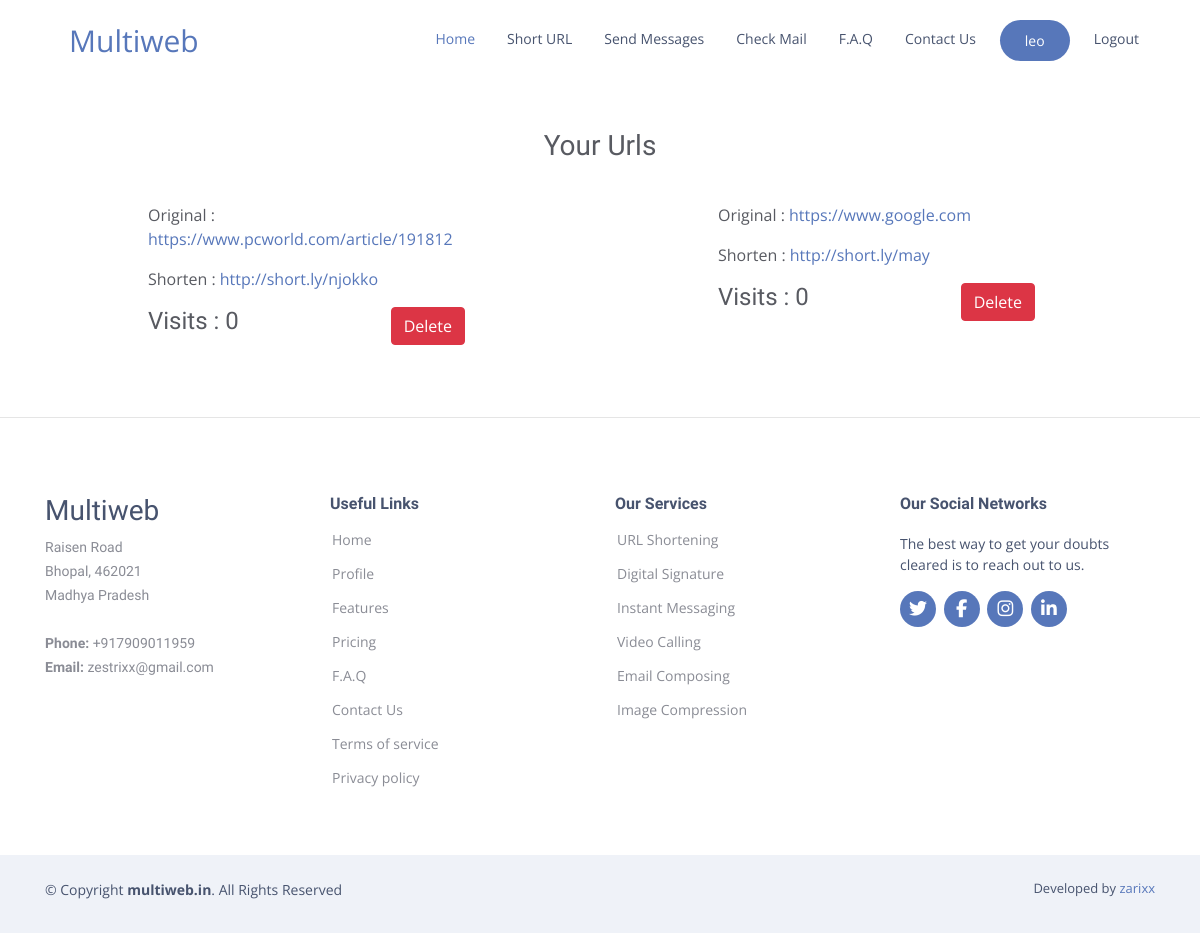
The app's page /dashboard/ (signed in), older data.
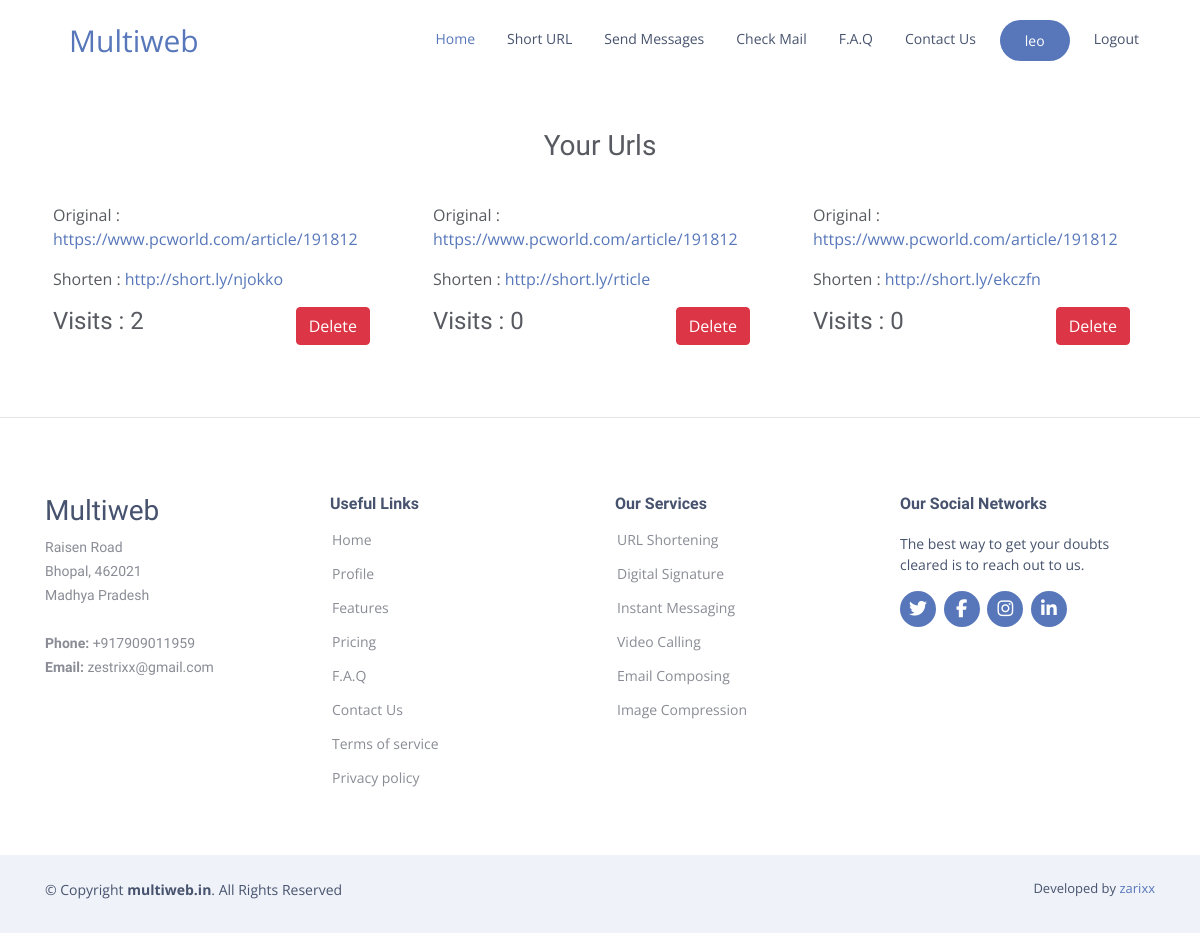
The same page, newer data.
### urlhandler/models.py (models this page shows, shortened)
class shorturl(models.Model):
    original_url = models.URLField(blank=False)
    short_query = models.CharField(blank=False, max_length=8)
    visits = models.IntegerField(default=0)
    user = models.ForeignKey(User, on_delete=models.CASCADE)

### urlhandler/views.py (the view)
# urls.py: path('dashboard/', dashboard, name="dashboard"),
@login_required(login_url='/login/')
def dashboard(request):
    usr = request.user
    urls = shorturl.objects.filter(user=usr)
    return render(request, 'dashboard.html', {'urls': urls})

### templates/dashboard.html (shortened to what this page needs)
{% extends 'nav.html' %}
{% block body %}
<div class="container my-4 url" id="url">
  <div class="row mb-4">
    <div class="col-12 text-center">
      <h3>Your Urls</h3>
    </div>
  </div>
  <div class="row justify-content-between">
    {% for u in urls %}
    <div class="col-md-6 col-lg-4 mx-auto url-card">
      <div style="overflow: hidden;" class="customcontainer p-2">
        <p style="text-overflow: ellipsis;">Original : <a
            href="{{ u.original_url }}" target="_blank"
            class="card-link">{{ u.original_url }}</a>
        </p>
        <p>Shorten : <a href="/{{ u.short_query }}" target="_blank"
            class="card-link">http://short.ly/{{u.short_query}}</a>
        </p>
        <div class="row justify-content-between">
          <div class="col-6 col-sm-6 ">
            <h4>Visits : {{ u.visits }} </h4>
          </div>
          <div class="col-4">
            <form action="{% url 'deleteurl' %}" method="post">
              <input type="submit" class="btn btn-danger" value="Delete">
            </form>
          </div>
        </div>
      </div>
    </div>
    {% endfor %}
  </div>
</div>
<br>
{% include 'footer.html' %}
{% endblock %}

### templates/nav.html (shortened to what this page needs)
<!DOCTYPE html>
<html lang="en">
  <head>
    <link rel="stylesheet"
      href="https://maxcdn.bootstrapcdn.com/bootstrap/4.0.0/css/bootstrap.min.css"
>
  </head>
  <body>
    <nav class="navbar navbar-expand-lg navbar-light">
      <div class="container">
        <a class="navbar-brand ml-4" style="color: #5777ba; font-size:30px;"
          href="/">Multiweb</a>
        <div class="collapse navbar-collapse justify-content-end"
          style="margin-left: 90px;" id="navbarNavDropdown">
          <ul class="navbar-nav">
            <li class="nav-item">
              <a class="nav-link" style="color: #5777ba;" href="/">Home</a>
            </li>
            <li class="nav-item">
              <a class="nav-link" style="color: #47536e;"
                href="/#urlshortener">Short URL</a>
            </li>
            <li class="nav-item">
              <a class="nav-link" style="color: #47536e;" href="/#messages">Send
                Messages</a>
            </li>
            <li class="nav-item">
              <a class="nav-link" style="color: #47536e;" href="/#mail">Check
                Mail</a>
            </li>
            <li class="nav-item">
              <a class="nav-link" style="color: #47536e;" href="/#faq">F.A.Q</a>
            </li>
            <li class="nav-item">
              <a class="nav-link" style="color: #47536e;"
                href="/#contact">Contact Us</a>
            </li>
            {% if user.is_authenticated %}
            <li class="nav-item">
              <a class="nav-link"
                style="padding: 10px 25px; background-color: #5777ba; color: white; border-radius:50px;"
                href="{% url 'dashboard' %}">
                {{user.username}}</a>
            </li>
            <li class="nav-item">
              <a class="nav-link" style="color: #47536e;"
                href="{% url 'logout' %}">Logout</a>
            </li>
            {% endif %}
          </ul>
        </div>
      </div>
    </nav>
    <br>
    {% block body %}
    {% endblock %}
  </body>
</html>

### templates/footer.html (shortened to what this page needs)
<!DOCTYPE html>
<html lang="en">
  <head>
    {% load static %}
    <link rel="stylesheet"
      href="https://maxcdn.bootstrapcdn.com/bootstrap/4.0.0/css/bootstrap.min.css"
>
    <link href="{% static 'assets/vendor/icofont/icofont.min.css' %}"
      rel="stylesheet">
    <link href="/{% static 'assets/vendor/boxicons/css/boxicons.min.css' %}"
      rel="stylesheet">
    <link
      href="{% static 'assets/vendor/owl.carousel/assets/owl.carousel.min.css' %}"
      rel="stylesheet">
    <link href="{% static 'assets/vendor/venobox/venobox.css' %}"
      rel="stylesheet">
    <link href="{% static 'assets/vendor/aos/aos.css' %}" rel="stylesheet">
    <link href="{% static 'assets/css/style.css' %}" rel="stylesheet">
  </head>
  <body>
    <hr>
    <footer id="footer">
      <div class="footer-top">
        <div class="container">
          <div class="row">
            <div class="col-lg-3 col-md-6 footer-contact" data-aos="fade-up">
              <h3>Multiweb</h3>
              <p>
                Raisen Road <br>
                Bhopal, 462021<br>
                Madhya Pradesh <br><br>
                <strong>Phone:</strong> +917909011959<br>
                <strong>Email:</strong> zestrixx@gmail.com<br>
              </p>
            </div>
            <div class="col-lg-3 col-md-6 footer-links" data-aos="fade-up"
              data-aos-delay="100">
              <h4>Useful Links</h4>
              <ul>
                <li> <a href="/">Home</a>
                </li>
                <li> <a
                    href="/dashboard">Profile</a>
                </li>
                <li> <a
                    href="/#features">Features</a>
                </li>
                <li> <a
                    href="/#pricing">Pricing</a>
                </li>
                <li> <a
                    href="/#faq">F.A.Q</a>
                </li>
                <li> <a
                    href="/#contact">Contact Us</a>
                </li>
                <li> <a href="#">Terms of
                    service</a></li>
                <li> <a href="#">Privacy
                    policy</a></li>
              </ul>
            </div>
            <div class="col-lg-3 col-md-6 footer-links" data-aos="fade-up"
              data-aos-delay="200">
              <h4>Our Services</h4>
              <ul>
                <li> <a href="#">URL
                    Shortening</a></li>
                <li> <a href="#">Digital
                    Signature</a></li>
                <li> <a href="#">Instant
                    Messaging</a>
                </li>
                <li> <a href="#">Video
                    Calling</a>
                </li>
                <li> <a href="#">Email
                    Composing</a></li>
                <li> <a href="#">Image
                    Compression</a></li>
              </ul>
            </div>
            <div class="col-lg-3 col-md-6 footer-links" data-aos="fade-up"
              data-aos-delay="300">
              <h4>Our Social Networks</h4>
              <p>The best way to get your doubts cleared is to reach out to us.
              </p>
              <div class="social-links mt-3">
                <a href="#" class="twitter"><i class="fa fa-twitter"></i></a>
                <a href="#" class="facebook"><i class="fa fa-facebook"></i></a>
                <a href="#" class="instagram"><i
                    class="fa fa-instagram"></i></a>
                <a href="#" class="linkedin"><i class="fa fa-linkedin"></i></a>
              </div>
            </div>
          </div>
        </div>
      </div>
      <div class="container py-4">
        <div class="copyright">
          &copy; Copyright <strong><span>multiweb.in</span></strong>. All Rights
          Reserved
        </div>
        <div class="credits">
          Developed by <a href="#">zarixx</a>
        </div>
      </div>
    </footer>
  </body>
</html>

### static/assets/css/style.css (style rules this page uses)
body { font-family: "Open Sans", sans-serif; color: #585a61; }
a { color: #5777ba; }
h1, h2, h3, h4, h5, h6 { font-family: "Raleway", sans-serif; }
#footer { background: #fff; padding: 0 0 30px 0; color: #47536e; font-size: 14px; background: #eff2f8; }
#footer .footer-top { padding: 60px 0 30px 0; background: #fff; }
#footer .footer-top .footer-contact { margin-bottom: 30px; }
#footer .footer-top .footer-contact p { font-size: 14px; line-height: 24px; margin-bottom: 0; font-family: "Raleway", sans-serif; color: #8a8c95; }
#footer .footer-top h4 { font-size: 16px; font-weight: bold; color: #47536e; position: relative; padding-bottom: 12px; }
#footer .footer-top .footer-links { margin-bottom: 30px; }
#footer .footer-top .footer-links ul { list-style: none; padding: 0; margin: 0; }
#footer .footer-top .footer-links ul li { padding: 10px 0; display: flex; align-items: center; }
#footer .footer-top .footer-links ul li:first-child { padding-top: 0; }
#footer .footer-top .footer-links ul a { color: #8a8c95; transition: 0.3s; display: inline-block; line-height: 1; }
#footer .footer-top .social-links a { font-size: 18px; display: inline-block; background: #5777ba; color: #fff; line-height: 1; padding: 8px 0; margin-right: 4px; border-radius: 50%; text-align: center; width: 36px; height: 36px; transition: 0.3s; }
#footer .copyright { text-align: center; float: left; color: #47536e; }
#footer .credits { float: right; text-align: center; font-size: 13px; color: #47536e; }

Row changes from the older to the newer data that the page shows:
removed shorturl: original_url "https://www.google.com", short_query "may", visits "0"
changed shorturl "njokko": visits "0" → "2"
added shorturl: original_url "https://www.pcworld.com/article/191812", short_query "rticle", visits "0"
added shorturl: original_url "https://www.pcworld.com/article/191812", short_query "ekczfn", visits "0"
